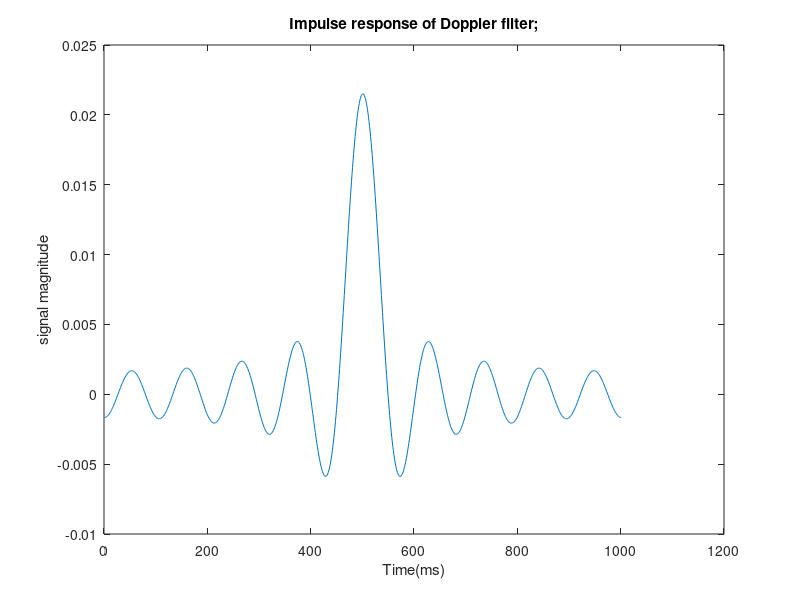
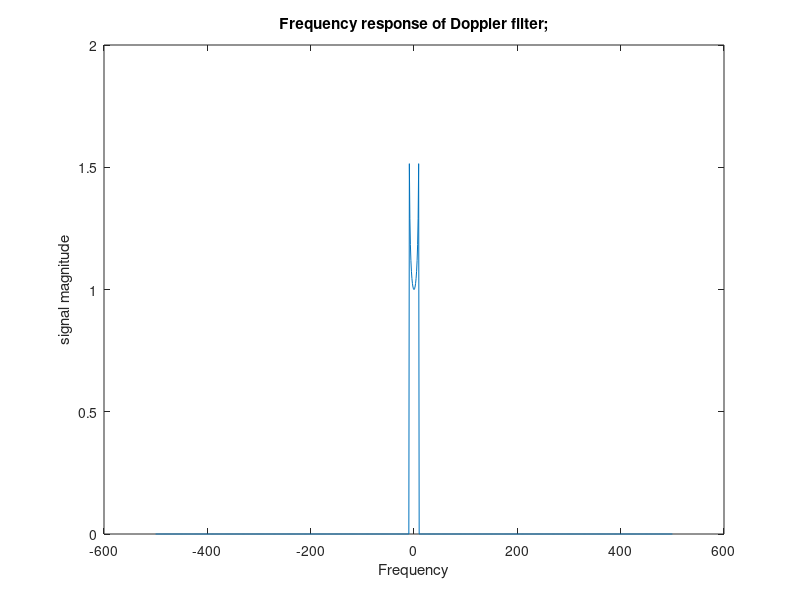
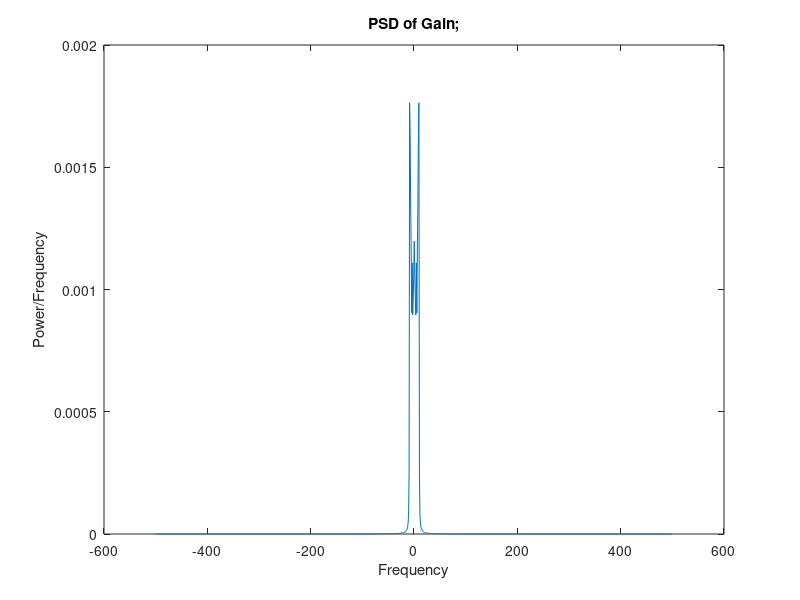
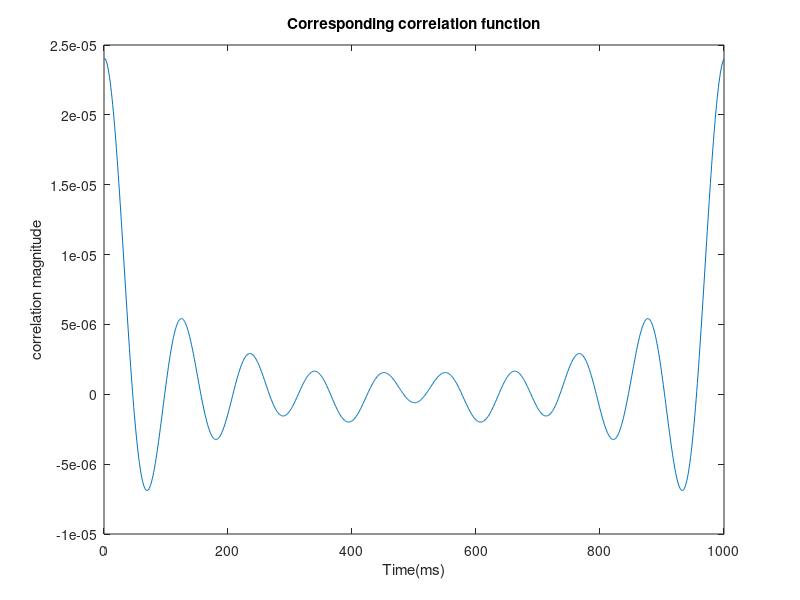

Write MATLAB code to recreate these figures, in order.
function Q03 % i do the PSD of Doppler function and produce the Doppler filter with it. then i filter a white nose with it
%produce the psd and Corresponding correlation
fd=10;
fs=1000;
fx=-fs/2:1:fs/2;
S=zeros(1,length(fx));
n = randn(1,100000);%white Noise with sigama 1 mu 0
for i=-fs/2:1:fs/2
    if abs(i)<fd
        S(i+fs/2+1)=1/sqrt(1-(i/fd)^2);%Produce the PSD of Doppler function
    else
        S(i+fs/2+1)=0;
    end
end
S1=circshift(S,ceil(size(S)/2));
S2=sqrt(S);%frequency respose of Doppler filter
h=ifft(sqrt(S1))%Doppler filter
h=circshift(h,floor(size(h)/2));
T=length(h)/fs*1000;%time table in ms
fx1=T/length(h):T/length(h):T;
figure('name','Q031');
plot(fx1,h)
title('Impulse response of Doppler filter;')
xlabel('Time(ms)')
ylabel('signal magnitude');
fx2=-fs/2:1:fs/2;
figure('name','Q032');
plot(fx2,S2)
title('Frequency response of Doppler filter;')
xlabel('Frequency')
ylabel('signal magnitude');
y=filter(h,1,n); %filter the noise with doppler filter
m=100;%block number
N=length(y);
P=N/m;
S3=zeros(1,P)
for j=0:1:m-1
    S3=S3+ (1/(P*fs))*(abs(fft(y(1+j*P:(j+1)*P))).^2);%fft for each blcok
end
S3=S3/m;
S4=circshift(S3,floor(size(S3)/2));% PSD of the filtered noise
fx3=-fs/2:fs/(length(S4)-1):fs/2;
figure('name','Q033');
plot(fx3,S4)
title('PSD of Gain;')
xlabel('Frequency')
ylabel('Power/Frequency');
C=ifft(S3);% Corresponding correlation of filted signale

T=P/fs*1000;%time table in ms
fx4=T/length(C):T/length(C):T;
figure('name','Q033');
plot(fx4,C)
title('Corresponding correlation function')
xlabel('Time(ms)')
ylabel('correlation magnitude');

end
